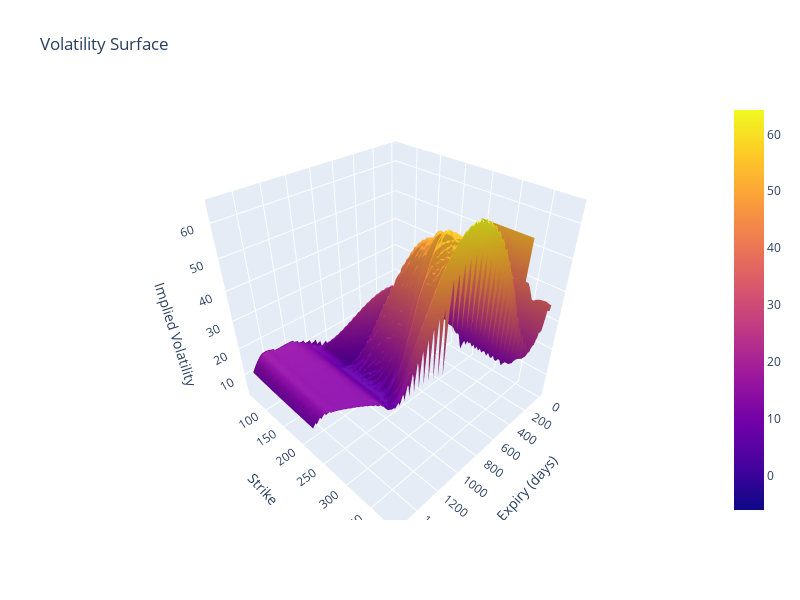

Source (notebook cell):
### Code cell
def plot_vol_surface(calibrated_params, data):
    expiries = []
    strikes = []
    vols = []

    for expiry, params in calibrated_params.items():
        T = expiry / 365
        group = data[data['days_until_expiring'] == expiry]
        F = group['underlying_price'].iloc[0] * np.exp(0.1 * T)
        
        x = np.linspace(np.log(group['strike'].min() / F),
                        np.log(group['strike'].max() / F), 100)
        
        k = np.mean(group['strike']) * np.exp(x)
        var = svi(params, x)
        vol = np.sqrt(var)

        expiries.extend([expiry] * len(k))
        strikes.extend(k)
        vols.extend(vol)

    expiries = np.array(expiries)
    strikes = np.array(strikes)
    vols = np.array(vols)

    grid_expiry, grid_strike = np.meshgrid(
        np.linspace(expiries.min(), expiries.max(), 100),
        np.linspace(strikes.min(), strikes.max(), 100)
    )

    grid_vols = griddata((expiries, strikes), vols, (grid_expiry, grid_strike), method='cubic')

    fig = go.Figure(data=[go.Surface(z=grid_vols, x=grid_expiry, y=grid_strike)])

    fig.update_layout(
        scene=dict(
            xaxis_title='Expiry (days)',
            yaxis_title='Strike',
            zaxis_title='Implied Volatility'
        ),
        title='Volatility Surface',
        width=800,
        height=600
    )

    fig.show()

plot_vol_surface(calibrated_params, option_data_df)

### Figure 1 — Plotly figure (JSON) as saved in the notebook; plotly's stock layout.template omitted (floating-point values rounded to 4 significant figures; data arrays with more than 128 entries replaced by an {"elided": "..."} marker saying what was removed)
{"data": [{"type": "surface", "x": {"elided": "100x100 float values"}, "y": {"elided": "100x100 float values"}, "z": {"elided": "100x100 float values"}}], "layout": {"height": 600, "scene": {"xaxis": {"title": {"text": "Expiry (days)"}}, "yaxis": {"title": {"text": "Strike"}}, "zaxis": {"title": {"text": "Implied Volatility"}}}, "title": {"text": "Volatility Surface"}, "width": 800}}
